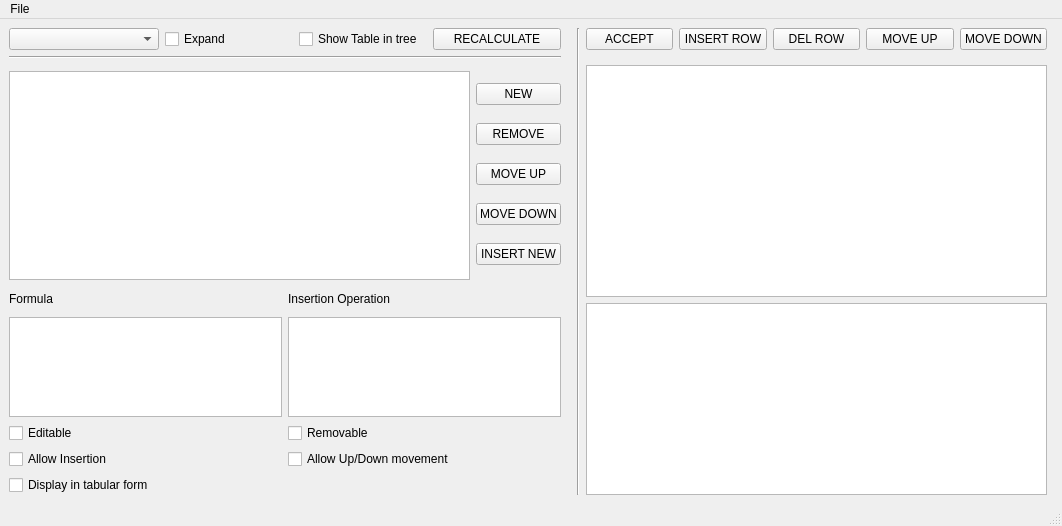
<?xml version="1.0" encoding="UTF-8"?>
<ui version="4.0">
 <class>MainWindow</class>
 <widget class="QMainWindow" name="MainWindow">
  <property name="geometry">
   <rect>
    <x>0</x>
    <y>0</y>
    <width>1062</width>
    <height>526</height>
   </rect>
  </property>
  <property name="windowTitle">
   <string>MainWindow</string>
  </property>
  <widget class="QWidget" name="centralwidget">
   <layout class="QGridLayout" name="gridLayout">
    <item row="0" column="4">
     <layout class="QHBoxLayout" name="horizontalLayout_2">
      <item>
       <widget class="QPushButton" name="AcceptChange">
        <property name="text">
         <string>ACCEPT</string>
        </property>
       </widget>
      </item>
      <item>
       <widget class="QPushButton" name="InsertRow">
        <property name="text">
         <string>INSERT ROW</string>
        </property>
       </widget>
      </item>
      <item>
       <widget class="QPushButton" name="deleteRow">
        <property name="text">
         <string>DEL ROW</string>
        </property>
       </widget>
      </item>
      <item>
       <widget class="QPushButton" name="MoveRowUp">
        <property name="text">
         <string>MOVE UP</string>
        </property>
       </widget>
      </item>
      <item>
       <widget class="QPushButton" name="MoveRowDown">
        <property name="text">
         <string>MOVE DOWN</string>
        </property>
       </widget>
      </item>
     </layout>
    </item>
    <item row="3" column="2">
     <spacer name="horizontalSpacer">
      <property name="orientation">
       <enum>Qt::Horizontal</enum>
      </property>
      <property name="sizeType">
       <enum>QSizePolicy::Fixed</enum>
      </property>
      <property name="sizeHint" stdset="0">
       <size>
        <width>10</width>
        <height>20</height>
       </size>
      </property>
     </spacer>
    </item>
    <item row="1" column="5">
     <widget class="Line" name="line_5">
      <property name="orientation">
       <enum>Qt::Horizontal</enum>
      </property>
     </widget>
    </item>
    <item row="3" column="0">
     <widget class="QTreeView" name="treeView"/>
    </item>
    <item row="3" column="1">
     <layout class="QVBoxLayout" name="verticalLayout">
      <property name="leftMargin">
       <number>0</number>
      </property>
      <item>
       <widget class="QPushButton" name="newNodeBUT">
        <property name="text">
         <string>NEW</string>
        </property>
       </widget>
      </item>
      <item>
       <widget class="QPushButton" name="RemoveNodeBUT">
        <property name="text">
         <string>REMOVE</string>
        </property>
       </widget>
      </item>
      <item>
       <widget class="QPushButton" name="moveUpBUT">
        <property name="text">
         <string>MOVE UP</string>
        </property>
       </widget>
      </item>
      <item>
       <widget class="QPushButton" name="moveDownBUT">
        <property name="text">
         <string>MOVE DOWN</string>
        </property>
       </widget>
      </item>
      <item>
       <widget class="QPushButton" name="insertNodeBUT">
        <property name="text">
         <string>INSERT NEW</string>
        </property>
       </widget>
      </item>
     </layout>
    </item>
    <item row="2" column="4" rowspan="3">
     <layout class="QVBoxLayout" name="verticalLayout_2" stretch="1,0">
      <property name="topMargin">
       <number>0</number>
      </property>
      <item>
       <widget class="QTextEdit" name="DescriptionEditor"/>
      </item>
      <item>
       <widget class="QTableWidget" name="TabularView"/>
      </item>
     </layout>
    </item>
    <item row="4" column="0" colspan="2">
     <layout class="QGridLayout" name="gridLayout_2">
      <property name="topMargin">
       <number>0</number>
      </property>
      <item row="0" column="1">
       <widget class="QLabel" name="label_2">
        <property name="maximumSize">
         <size>
          <width>16777215</width>
          <height>30</height>
         </size>
        </property>
        <property name="text">
         <string>Insertion Operation</string>
        </property>
       </widget>
      </item>
      <item row="2" column="0">
       <widget class="QCheckBox" name="EditableFlag">
        <property name="text">
         <string>Editable</string>
        </property>
       </widget>
      </item>
      <item row="3" column="0">
       <widget class="QCheckBox" name="InsertionFlag">
        <property name="text">
         <string>Allow Insertion</string>
        </property>
       </widget>
      </item>
      <item row="2" column="1">
       <widget class="QCheckBox" name="RemovableFlag">
        <property name="text">
         <string>Removable</string>
        </property>
       </widget>
      </item>
      <item row="1" column="0">
       <widget class="QTextEdit" name="FormulaView">
        <property name="maximumSize">
         <size>
          <width>16777215</width>
          <height>100</height>
         </size>
        </property>
        <property name="readOnly">
         <bool>true</bool>
        </property>
       </widget>
      </item>
      <item row="3" column="1">
       <widget class="QCheckBox" name="MoveFlag">
        <property name="text">
         <string>Allow Up/Down movement</string>
        </property>
       </widget>
      </item>
      <item row="1" column="1">
       <widget class="QTextEdit" name="InsertOprView">
        <property name="maximumSize">
         <size>
          <width>16777215</width>
          <height>100</height>
         </size>
        </property>
        <property name="readOnly">
         <bool>true</bool>
        </property>
       </widget>
      </item>
      <item row="0" column="0">
       <widget class="QLabel" name="label">
        <property name="maximumSize">
         <size>
          <width>16777215</width>
          <height>30</height>
         </size>
        </property>
        <property name="text">
         <string>Formula</string>
        </property>
       </widget>
      </item>
      <item row="4" column="0">
       <widget class="QCheckBox" name="TabkeFlag">
        <property name="text">
         <string>Display in tabular form</string>
        </property>
       </widget>
      </item>
     </layout>
    </item>
    <item row="0" column="0" colspan="2">
     <layout class="QHBoxLayout" name="horizontalLayout">
      <property name="bottomMargin">
       <number>0</number>
      </property>
      <item>
       <widget class="QComboBox" name="fileList">
        <property name="minimumSize">
         <size>
          <width>150</width>
          <height>0</height>
         </size>
        </property>
       </widget>
      </item>
      <item>
       <widget class="QCheckBox" name="ExpandTreeButton">
        <property name="text">
         <string>Expand</string>
        </property>
       </widget>
      </item>
      <item>
       <widget class="QCheckBox" name="DisplayTableTree">
        <property name="text">
         <string>Show Table in tree</string>
        </property>
       </widget>
      </item>
      <item>
       <widget class="QPushButton" name="recalculatenBUT">
        <property name="text">
         <string>RECALCULATE</string>
        </property>
       </widget>
      </item>
     </layout>
    </item>
    <item row="1" column="0" colspan="2">
     <widget class="Line" name="line_2">
      <property name="orientation">
       <enum>Qt::Horizontal</enum>
      </property>
     </widget>
    </item>
    <item row="0" column="3" rowspan="5">
     <widget class="Line" name="line_6">
      <property name="orientation">
       <enum>Qt::Vertical</enum>
      </property>
     </widget>
    </item>
   </layout>
  </widget>
  <widget class="QMenuBar" name="menubar">
   <property name="geometry">
    <rect>
     <x>0</x>
     <y>0</y>
     <width>1062</width>
     <height>26</height>
    </rect>
   </property>
   <widget class="QMenu" name="menuFile">
    <property name="title">
     <string>File</string>
    </property>
    <addaction name="actionSave"/>
   </widget>
   <addaction name="menuFile"/>
  </widget>
  <widget class="QStatusBar" name="statusbar"/>
  <action name="actionSave">
   <property name="text">
    <string>Save</string>
   </property>
  </action>
 </widget>
 <resources/>
 <connections/>
</ui>
